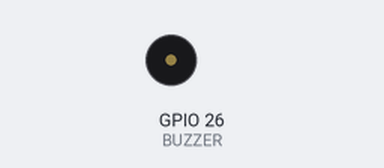
A program run on a simulated Raspberry Pi (BCM pin numbers). Shown: buzzer (waves = sounding).

Above: at 0.1 s.
Timing chart, 0 to 0.9 s (numbered marks = the images above):
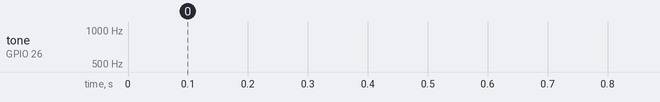

The program:

main.py
```python
#!/usr/bin/python3

from time import sleep
from RPi import GPIO
import atexit

BUZZER = 26


def cleanExit():
    print("Cleaning up GPIO.")
    GPIO.cleanup()


atexit.register(cleanExit)

GPIO.setmode(GPIO.BCM)
GPIO.setup(BUZZER, GPIO.OUT)

buzzPwm = GPIO.PWM(BUZZER, 400)
buzzPwm.start(50)

while True:
    for i in range(150, 2000):
        buzzPwm.ChangeFrequency(i)
        sleep(0.0001)
    for i in range(2000, 150, -1):
        buzzPwm.ChangeFrequency(i)
        sleep(0.0001)
```
